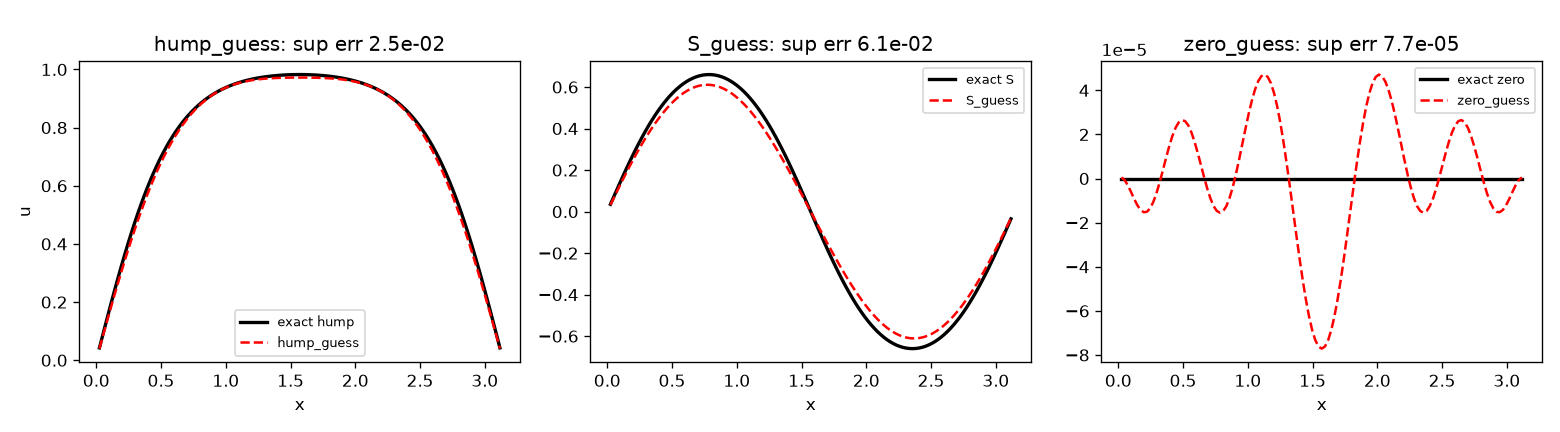

This chart was generated by the following Python code:
"""Deliberately under-trained PINN guesses for steady Allen-Cahn (week 5, task 3).

u'' + mu (u - u^3) = 0 on (0, pi), u(0) = u(pi) = 0, mu = 6.
Same pattern as pinn/ (tanh MLP, residual by autograd, weighted loss, Adam loop), but 1D steady,
with hard BCs and symmetry by construction (s = x - pi/2, g = MLP):
    hump: u = sin(x) * g(s^2)        S: u = sin(x) * s * g(s^2)
Loss = mean(r^2) + W_AMP * relu(c - mean(u^2))^2, c = half the exact state's mean(U^2).
zero_guess = hump ansatz without the amplitude term (Demo 2d: low loss, wrong answer).
Network size, points and lr are the task defaults (the notes don't give them); W_AMP is set so the
guesses match the notes' rough accuracy (Table 2), not to be accurate.
Writes data/allen_cahn/pinn_rough_w1e4_adam2000.json and allen_cahn/pinn_rough_w1e4_adam2000.png.
"""
import json
from pathlib import Path

import matplotlib
matplotlib.use("Agg")
import matplotlib.pyplot as plt
import numpy as np
import torch
import torch.nn as nn

from equilibria import MU, N, X, F

DATA = Path(__file__).resolve().parents[1] / "data/allen_cahn"
SEED = 0
WIDTH, DEPTH = 20, 2
N_COL = 200
ADAM_STEPS = 2000
LR = 1e-3
# Needs W*c > ~40 to beat the residual's pull toward u = 0. Larger W also slows Adam's approach to the
# solution; 1e4 gives the notes' rough-guess accuracy (hump ~1.6e-2, S ~4.4e-2) in 2,000 steps.
W_AMP = 1e4


class Ansatz(nn.Module):
    def __init__(self, kind):
        super().__init__()
        layers, d_in = [], 1
        for _ in range(DEPTH):
            layers += [nn.Linear(d_in, WIDTH), nn.Tanh()]
            d_in = WIDTH
        layers.append(nn.Linear(WIDTH, 1))
        self.g = nn.Sequential(*layers)
        self.kind = kind

    def forward(self, x):
        s = x - np.pi / 2
        u = torch.sin(x) * self.g(s**2)
        return u * s if self.kind == "S" else u


def residual(model, x):
    x = x.detach().clone().requires_grad_(True)
    u = model(x)
    u_x = torch.autograd.grad(u, x, torch.ones_like(u), create_graph=True)[0]
    u_xx = torch.autograd.grad(u_x, x, torch.ones_like(u_x), create_graph=True)[0]
    return u_xx + MU * (u - u**3), u


def train(kind, c):
    """c = amplitude target, or None for no amplitude term. Returns (model, final loss)."""
    torch.manual_seed(SEED)
    model = Ansatz(kind)
    x = torch.linspace(0, np.pi, N_COL + 2)[1:-1].reshape(-1, 1)
    opt = torch.optim.Adam(model.parameters(), lr=LR)
    for step in range(ADAM_STEPS + 1):
        opt.zero_grad()
        r, u = residual(model, x)
        loss = torch.mean(r**2)
        if c is not None:
            loss = loss + W_AMP * torch.relu(c - torch.mean(u**2)) ** 2
        if step == ADAM_STEPS:      # loss at the final weights, no update
            break
        loss.backward()
        opt.step()
    return model, float(loss.item())


def evaluate(model, x):
    with torch.no_grad():
        return model(torch.tensor(x, dtype=torch.float32).reshape(-1, 1)).numpy().ravel().astype(np.float64)


def main():
    eq = json.loads((DATA / "equilibria.json").read_text())
    x = np.array(eq["x"])
    assert np.array_equal(x, X)
    exact = {k: np.array(eq["states"][k]["U"]) for k in ("zero", "hump", "S")}

    runs = {"hump_guess": ("hump", "hump", 0.5 * np.mean(exact["hump"] ** 2)),
            "S_guess": ("S", "S", 0.5 * np.mean(exact["S"] ** 2)),
            "zero_guess": ("hump", "zero", None)}
    targets = {"hump_guess": "~1.6e-2", "S_guess": "~4.4e-2", "zero_guess": "tiny"}

    out = {"mu": MU, "N": N, "x": x.tolist()}
    guesses = {}
    print(f"{'run':10s} {'sup|U-exact|':>12s} {'target':>8s} {'loss':>9s} {'sym err':>9s} "
          f"{'max|F(U)|':>9s} {'max|U|':>9s}")
    for name, (kind, ref, c) in runs.items():
        model, loss = train(kind, c)
        U = evaluate(model, x)
        U_mirror = evaluate(model, np.pi - x)
        # The ansatz allows both signs; u -> -u maps solutions to solutions, so a run that
        # lands on -ref is flipped (and recorded) rather than retrained.
        flipped = ref != "zero" and np.max(np.abs(U + exact[ref])) < np.max(np.abs(U - exact[ref]))
        if flipped:
            U, U_mirror = -U, -U_mirror
        sym = np.max(np.abs(U + U_mirror)) if kind == "S" else np.max(np.abs(U - U_mirror))
        err = float(np.max(np.abs(U - exact[ref])))
        res = float(np.max(np.abs(F(U))))
        guesses[name] = (U, ref)
        out[name] = U.tolist()
        out[name + "_info"] = {"exact_state": ref, "sup_err": err, "final_loss": loss,
                               "adam_steps": ADAM_STEPS, "amplitude_c": c, "amplitude_w": W_AMP if c else None,
                               "sign_flipped": bool(flipped),
                               "symmetry_err": float(sym), "discrete_residual": res}
        print(f"{name:10s} {err:12.2e} {targets[name]:>8s} {loss:9.2e} {sym:9.1e} "
              f"{res:9.2e} {np.max(np.abs(U)):9.2e}" + ("  (sign flipped)" if flipped else ""))

    path = DATA / "pinn_rough_w1e4_adam2000.json"
    path.write_text(json.dumps(out, indent=1))
    print("wrote", path)

    fig, axes = plt.subplots(1, 3, figsize=(13, 3.6))
    for ax, (name, (U, ref)) in zip(axes, guesses.items()):
        ax.plot(x, exact[ref], "k-", lw=2, label=f"exact {ref}")
        ax.plot(x, U, "r--", lw=1.5, label=name)
        ax.set_title(f"{name}: sup err {np.max(np.abs(U - exact[ref])):.1e}")
        ax.set_xlabel("x")
        ax.legend(fontsize=8)
    axes[0].set_ylabel("u")
    fig.tight_layout()
    png = Path(__file__).resolve().parent / "pinn_rough_w1e4_adam2000.png"
    fig.savefig(png, dpi=120)
    print("wrote", png)


if __name__ == "__main__":
    main()
